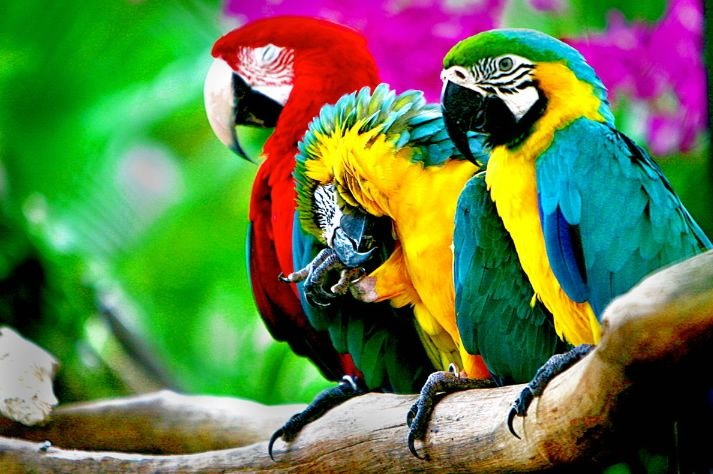
#> input picture 6/parrots.jpg, 713 x 474 px, found by its file name
$ jupyter execute --allow-errors 6.1_KMeans.ipynb   (shell and % lines are left out)
#> lines starting #> are read from the running program, lines starting #| are printed output that depends on the picture
1) Import & Load

[cell 1]
from skimage.io import imread
from skimage import img_as_float
import numpy as np
from sklearn.cluster import KMeans

image = (img_as_float(imread(r'd:\myproj\ml\6\parrots.jpg')))
X = image.reshape((image.shape[0]*image.shape[1], 3))
clust_n = 20

2) Learn model

[cell 2]
PSNR_mean = np.zeros(clust_n)
PSNR_median = np.zeros(clust_n)

#> (the rest of this cell did not finish here and is left out)

3) Draw graphs

[cell 3]
import matplotlib.pyplot as plt

plt.figure()
plt.plot(PSNR_mean, 'b', linewidth=2)
plt.plot(PSNR_median, 'g', linewidth=2)
plt.legend(['PSNR_mean', 'PSNR_median'])
plt.show()
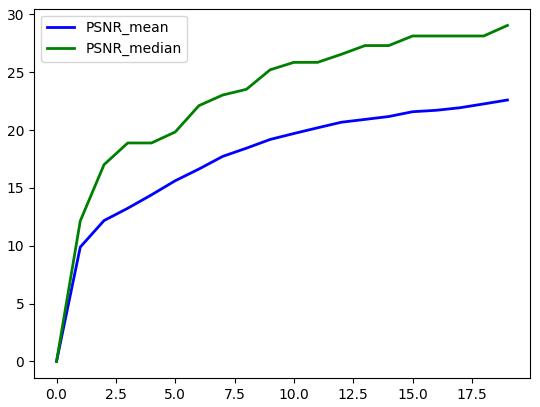
#> figure drawn by matplotlib, 1 panel; curve peaks at x = 19, y = 22.6; curve peaks at x = 19, y = 29.05
